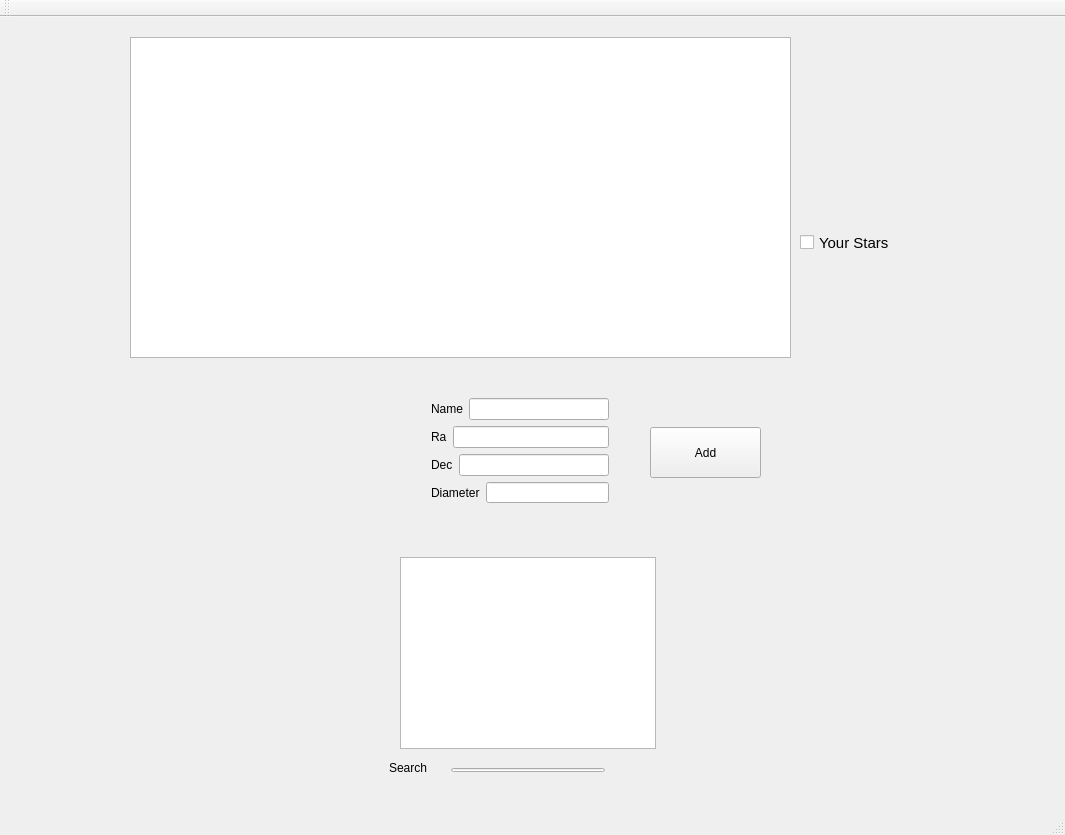
<?xml version="1.0" encoding="UTF-8"?>
<ui version="4.0">
 <class>GUIClass</class>
 <widget class="QMainWindow" name="GUIClass">
  <property name="geometry">
   <rect>
    <x>0</x>
    <y>0</y>
    <width>1065</width>
    <height>835</height>
   </rect>
  </property>
  <property name="windowTitle">
   <string>GUI</string>
  </property>
  <widget class="QWidget" name="centralWidget">
   <widget class="QTableView" name="tableView">
    <property name="geometry">
     <rect>
      <x>130</x>
      <y>20</y>
      <width>661</width>
      <height>321</height>
     </rect>
    </property>
   </widget>
   <widget class="QPushButton" name="add_button">
    <property name="geometry">
     <rect>
      <x>650</x>
      <y>410</y>
      <width>111</width>
      <height>51</height>
     </rect>
    </property>
    <property name="text">
     <string>Add</string>
    </property>
   </widget>
   <widget class="QListWidget" name="search_list_widget">
    <property name="geometry">
     <rect>
      <x>400</x>
      <y>540</y>
      <width>256</width>
      <height>192</height>
     </rect>
    </property>
   </widget>
   <widget class="QLabel" name="label_5">
    <property name="geometry">
     <rect>
      <x>389</x>
      <y>740</y>
      <width>51</width>
      <height>21</height>
     </rect>
    </property>
    <property name="text">
     <string>Search</string>
    </property>
   </widget>
   <widget class="QCheckBox" name="checkBox">
    <property name="geometry">
     <rect>
      <x>800</x>
      <y>180</y>
      <width>151</width>
      <height>91</height>
     </rect>
    </property>
    <property name="font">
     <font>
      <pointsize>11</pointsize>
     </font>
    </property>
    <property name="text">
     <string>Your Stars</string>
    </property>
   </widget>
   <widget class="QWidget" name="layoutWidget">
    <property name="geometry">
     <rect>
      <x>420</x>
      <y>370</y>
      <width>200</width>
      <height>127</height>
     </rect>
    </property>
    <layout class="QGridLayout" name="gridLayout">
     <item row="0" column="0">
      <layout class="QHBoxLayout" name="horizontalLayout">
       <item>
        <widget class="QLabel" name="label">
         <property name="text">
          <string>Name</string>
         </property>
        </widget>
       </item>
       <item>
        <widget class="QLineEdit" name="name_line_edit"/>
       </item>
      </layout>
     </item>
     <item row="1" column="0">
      <layout class="QHBoxLayout" name="horizontalLayout_2">
       <item>
        <widget class="QLabel" name="label_2">
         <property name="text">
          <string>Ra</string>
         </property>
        </widget>
       </item>
       <item>
        <widget class="QLineEdit" name="ra_line_edit"/>
       </item>
      </layout>
     </item>
     <item row="2" column="0">
      <layout class="QHBoxLayout" name="horizontalLayout_3">
       <item>
        <widget class="QLabel" name="label_3">
         <property name="text">
          <string>Dec</string>
         </property>
        </widget>
       </item>
       <item>
        <widget class="QLineEdit" name="dec_line_edit"/>
       </item>
      </layout>
     </item>
     <item row="3" column="0">
      <layout class="QHBoxLayout" name="horizontalLayout_4">
       <item>
        <widget class="QLabel" name="label_4">
         <property name="text">
          <string>Diameter</string>
         </property>
        </widget>
       </item>
       <item>
        <widget class="QLineEdit" name="diameter_line_edit"/>
       </item>
      </layout>
     </item>
    </layout>
   </widget>
   <widget class="QWidget" name="layoutWidget">
    <property name="geometry">
     <rect>
      <x>440</x>
      <y>740</y>
      <width>176</width>
      <height>26</height>
     </rect>
    </property>
    <layout class="QHBoxLayout" name="horizontalLayout_5">
     <item>
      <widget class="QLineEdit" name="search_line_edit"/>
     </item>
    </layout>
   </widget>
  </widget>
  <widget class="QMenuBar" name="menuBar">
   <property name="geometry">
    <rect>
     <x>0</x>
     <y>0</y>
     <width>1065</width>
     <height>26</height>
    </rect>
   </property>
  </widget>
  <widget class="QToolBar" name="mainToolBar">
   <attribute name="toolBarArea">
    <enum>TopToolBarArea</enum>
   </attribute>
   <attribute name="toolBarBreak">
    <bool>false</bool>
   </attribute>
  </widget>
  <widget class="QStatusBar" name="statusBar"/>
 </widget>
 <layoutdefault spacing="6" margin="11"/>
 <resources>
  <include location="GUI.qrc"/>
 </resources>
 <connections>
  <connection>
   <sender>add_button</sender>
   <signal>clicked()</signal>
   <receiver>GUIClass</receiver>
   <slot>add_star()</slot>
   <hints>
    <hint type="sourcelabel">
     <x>711</x>
     <y>482</y>
    </hint>
    <hint type="destinationlabel">
     <x>726</x>
     <y>698</y>
    </hint>
   </hints>
  </connection>
  <connection>
   <sender>search_line_edit</sender>
   <signal>textChanged(QString)</signal>
   <receiver>GUIClass</receiver>
   <slot>search_star()</slot>
   <hints>
    <hint type="sourcelabel">
     <x>566</x>
     <y>791</y>
    </hint>
    <hint type="destinationlabel">
     <x>796</x>
     <y>780</y>
    </hint>
   </hints>
  </connection>
  <connection>
   <sender>checkBox</sender>
   <signal>stateChanged(int)</signal>
   <receiver>GUIClass</receiver>
   <slot>filter(int)</slot>
   <hints>
    <hint type="sourcelabel">
     <x>881</x>
     <y>261</y>
    </hint>
    <hint type="destinationlabel">
     <x>905</x>
     <y>410</y>
    </hint>
   </hints>
  </connection>
 </connections>
 <slots>
  <slot>add_star()</slot>
  <slot>slot1()</slot>
  <slot>search_star()</slot>
  <slot>slot2()</slot>
  <slot>filter(int)</slot>
 </slots>
</ui>
